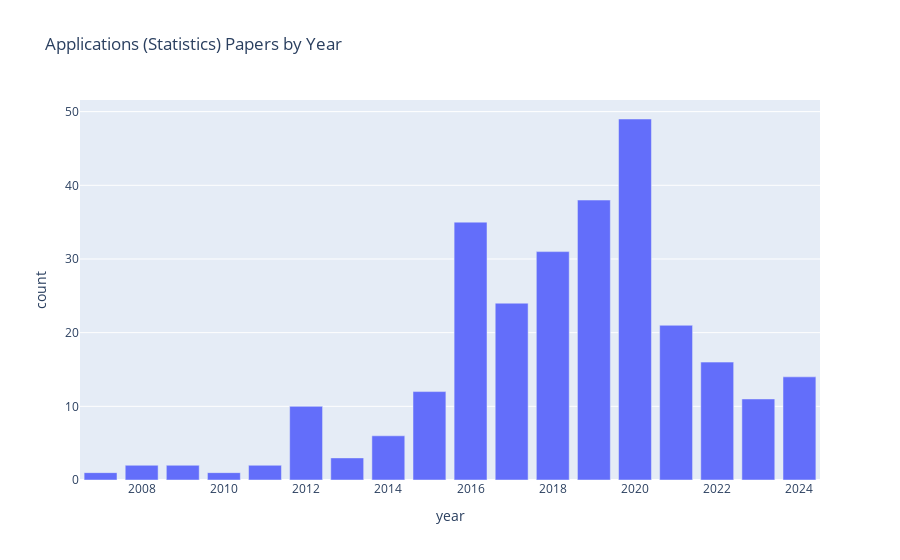

Source (notebook cell):
### Markdown cell above
### Bar plots for individual statistical topics

### Code cell
top = 'Applications (Statistics)'
px.bar(cat_year_num.query("category == @top"), x = 'year', y = 'count', title= top + " Papers by Year", color_discrete_sequence=[color_dict[top]])

### Figure 1 — Plotly figure (JSON) as saved in the notebook; plotly's stock layout.template omitted (floating-point values rounded to 4 significant figures)
{"data": [{"hovertemplate": "year=%{x}<br>count=%{y}<extra></extra>", "legendgroup": "", "marker": {"color": "#636EFA", "pattern": {"shape": ""}}, "name": "", "orientation": "v", "showlegend": false, "textposition": "auto", "type": "bar", "x": [2007, 2008, 2009, 2010, 2011, 2012, 2013, 2014, 2015, 2016, 2017, 2018, 2019, 2020, 2021, 2022, 2023, 2024], "xaxis": "x", "y": [1, 2, 2, 1, 2, 10, 3, 6, 12, 35, 24, 31, 38, 49, 21, 16, 11, 14], "yaxis": "y"}], "layout": {"barmode": "relative", "legend": {"tracegroupgap": 0}, "title": {"text": "Applications (Statistics) Papers by Year"}, "xaxis": {"anchor": "y", "domain": [0, 1], "title": {"text": "year"}}, "yaxis": {"anchor": "x", "domain": [0, 1], "title": {"text": "count"}}}}
